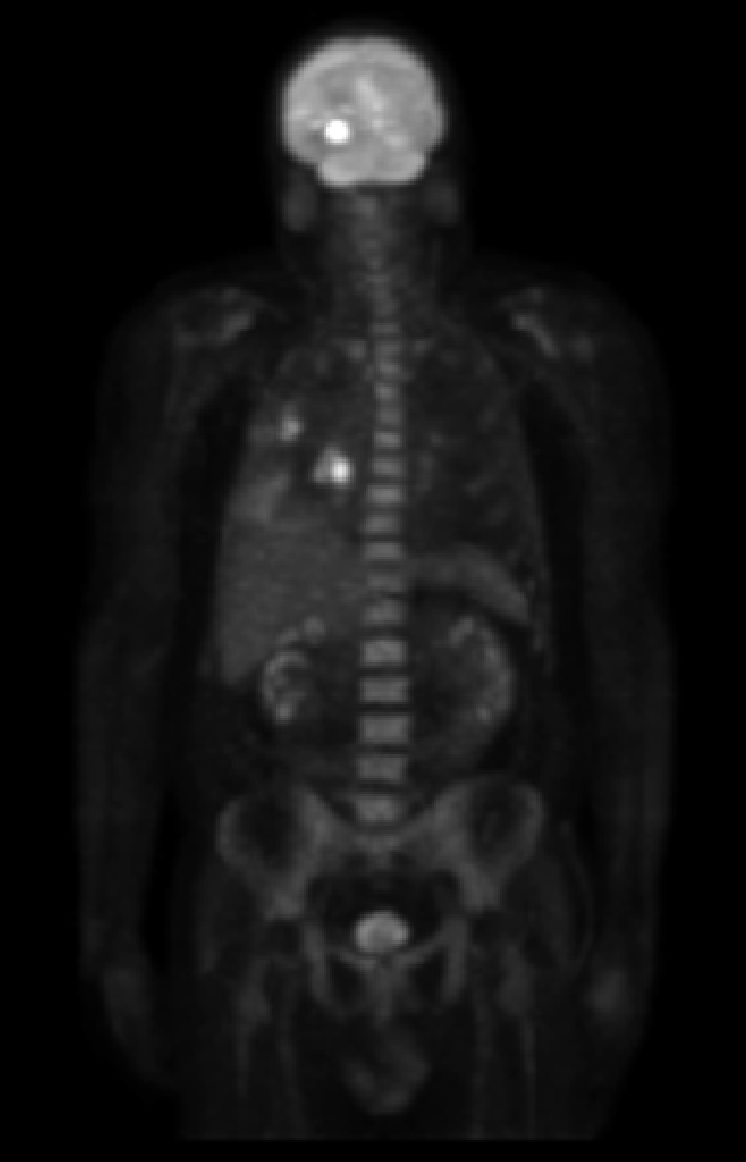
#> input picture images/transformacao_intensidade.tif, 746 x 1162 px
$ python '3-transformacao de Intensidade - negativa.py'
#> lines starting #> are read from the running program, lines starting #| are printed output that depends on the picture
#> further down, imagem is the input picture: PIL image 746x1162 L; min 0, max 255, mean 19.4
from PIL import Image

def itensidade_negativa(imagem):
    largura, altura = imagem.size
#> largura = 746; altura = 1162

    nova_imagem = Image.new(imagem.mode, [largura, altura])
#> nova_imagem: PIL image 746x1162 L; every value is 0


    for x in range (largura):
        for y in range (altura):

            pixel = imagem.getpixel([x, y])

            pixel_negativo = 255 - pixel

            nova_imagem.putpixel((x, y), pixel_negativo)
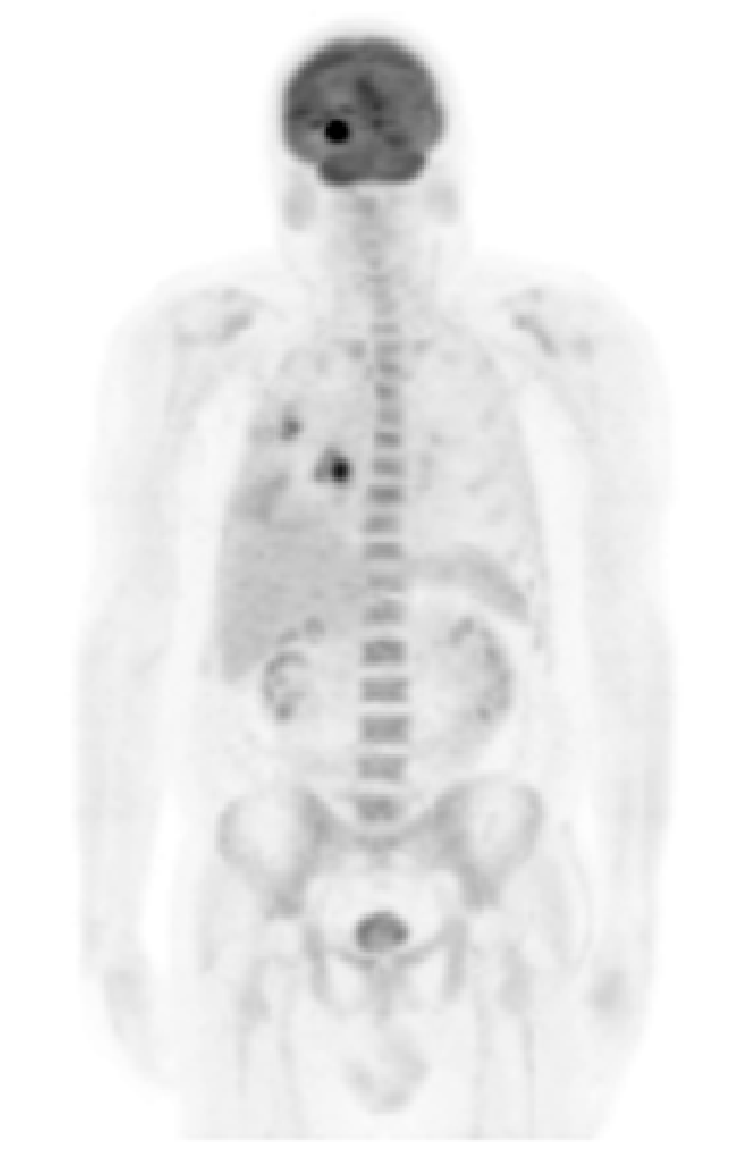
#> nova_imagem: PIL image 746x1162 L; min 0, max 255, mean 235.6

    return nova_imagem

imagem = Image.open(
    "images/transformacao_intensidade.tif"
).convert("L")

nova_imagem = itensidade_negativa(imagem)
nova_imagem.save("images/intensidade-negativa.tif")
